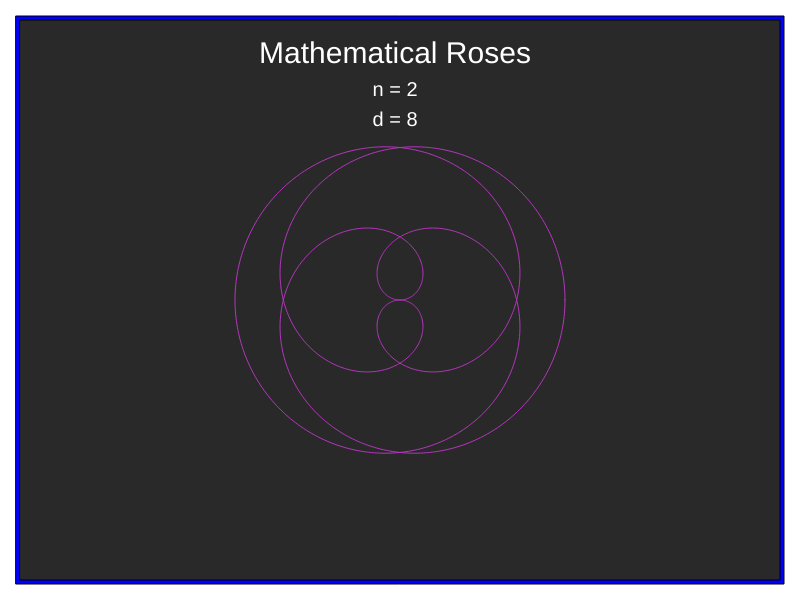
Frame 1 (no input)
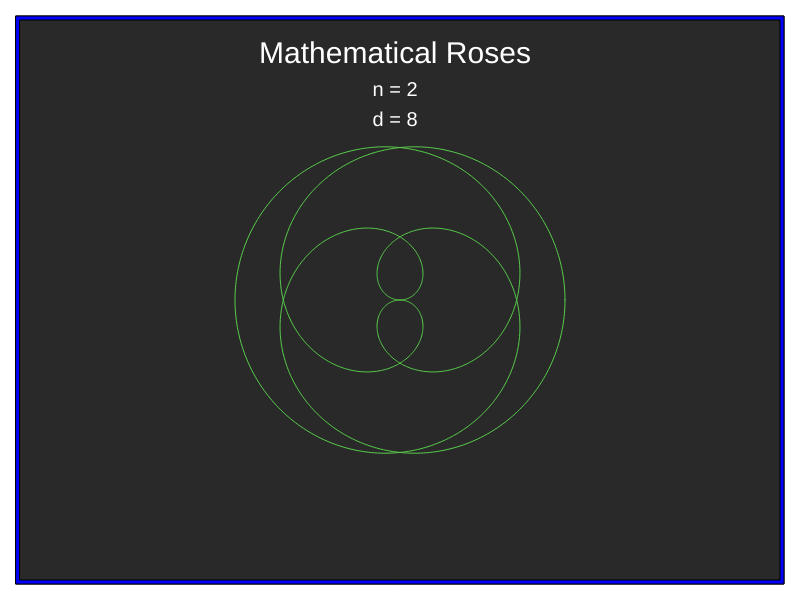
Frame 2 (the mouse pressed at the canvas centre, redrawn once)

The p5.js sketch that drew these frames (run headless with seeded random() and noise() and a simulated clock; the mouse was pressed at the canvas centre and the sketch redrawn once):

// p5.js sketch
// ── sketch.js
let rose;

class Rose {
  constructor(nn, dd) {
    this.n = nn;
    this.d = dd;
  }
  setN(nn) {
    this.n = nn;
  }
  setD(dd) {
    this.d = dd;
  }
  showN() {
    let currentN = this.n;
    fill(255);
    textSize(20);
    textAlign(CENTER);
    text("n = " + currentN, 10, 80, 770, 80)
  }
  showD() {
    let currentD = this.d;
    fill(255);
    textSize(20);
    textAlign(CENTER);
    text("d = " + currentD, 10, 110, 770, 80)
  }
  show() {
    rose.showN();
    rose.showD();
    var red = random(1, 255);
    var green = random(1, 255);
    var blue = random(1, 255);
    var k = this.n / this.d;
    push();
    translate(width / 2, height / 2);
    beginShape();
    stroke(red, green, blue);
    noFill();
    strokeWeight(1);
    for (var a = 0; a < TWO_PI * reduceDenominator(this.n, this.d); a += 0.02) {
      var r = 165 * cos(k * a);
      var x = r * cos(a);
      var y = r * sin(a);
      vertex(x, y);
    }
    endShape(CLOSE);
    pop();
    noLoop();
  }
}

function setup() {
  createCanvas(800, 600);
  rose = new Rose(2, 8);
}

function draw() {
  fill("blue")
  rect(16, 16, 768, 568);
  fill(41)
  rect(20, 20, 760, 560);
  let title = 'Mathematical Roses';
  fill(255);
  textSize(30);
  textAlign(CENTER);
  text(title, 10, 40, 770, 80);
  rose.show();
}

function mouseClicked() {
  rose.setN(Math.floor(Math.random() * 10 + 1));
  rose.setD(Math.floor(Math.random() * 12 + 1));
  redraw();
}

function reduceDenominator(n, d) {
  function rec(a, b) {
    return b ? rec(b, a % b) : a;
  }
  return d / rec(n, d);
}
